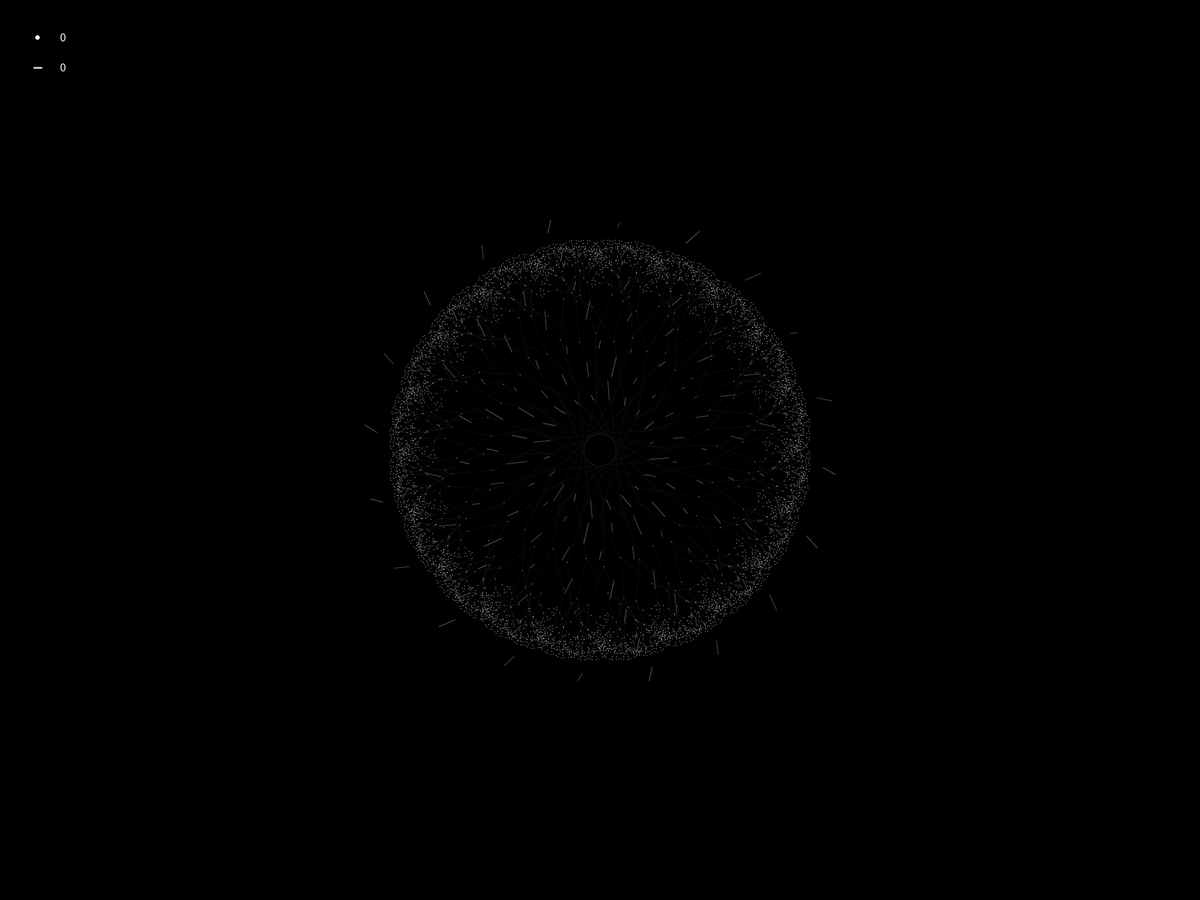
Frame 1 (no input)
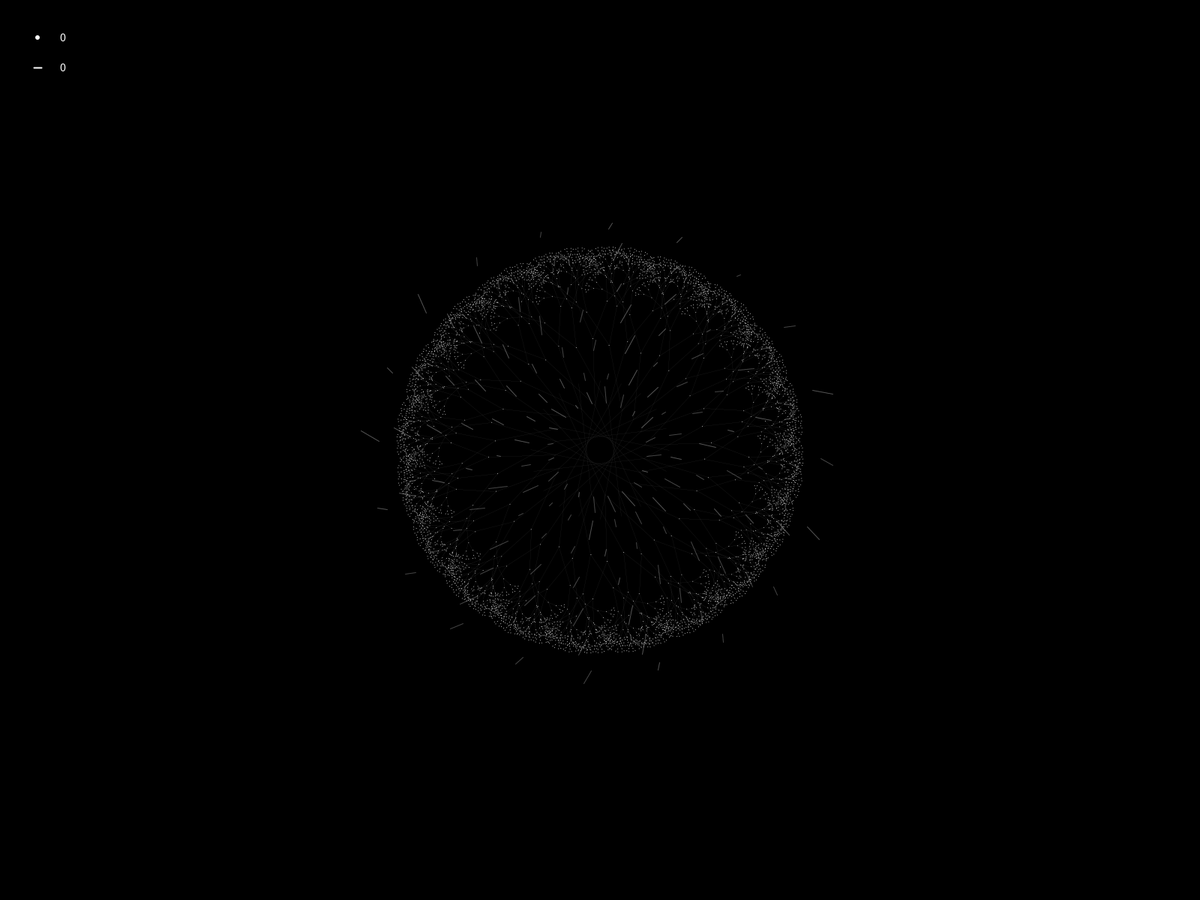
Frame 60 (the mouse pressed at the canvas centre just before this capture)
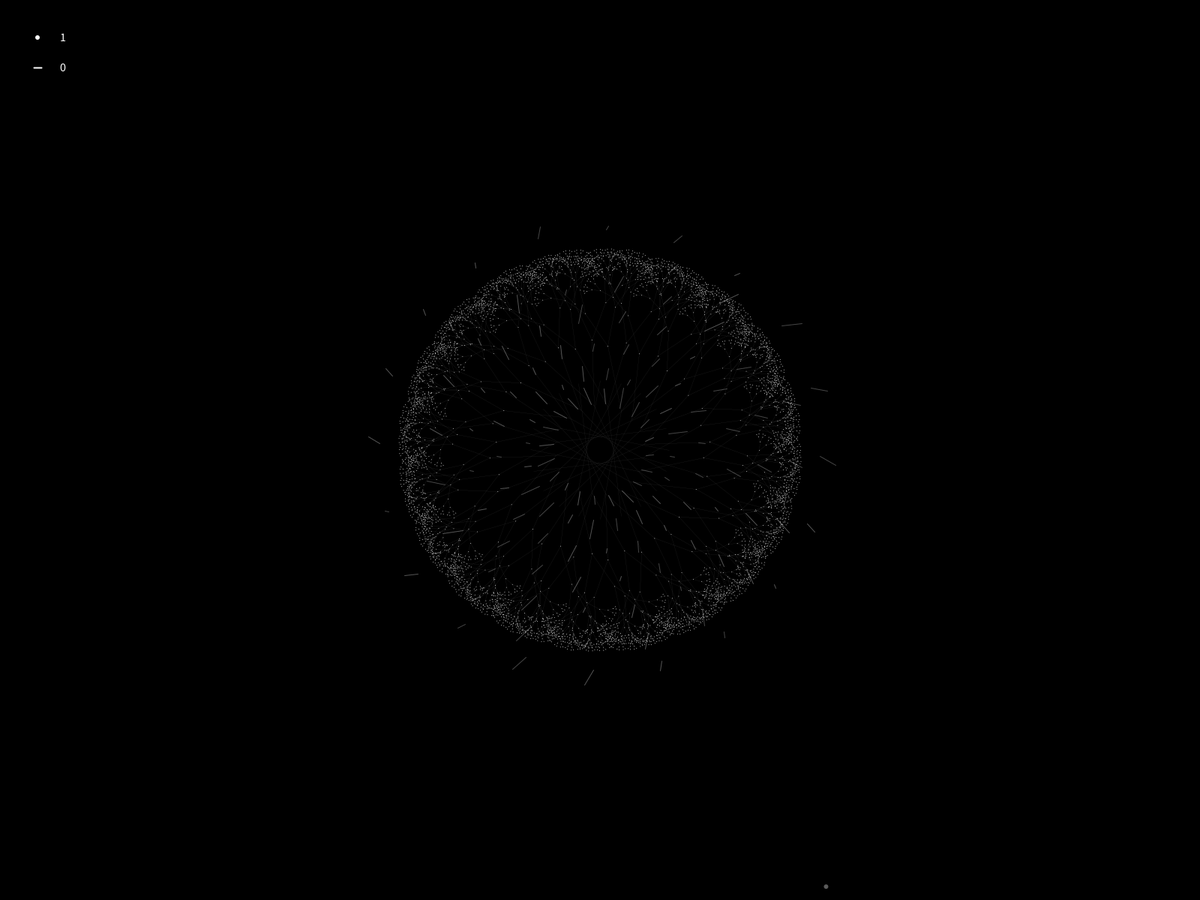
Frame 120 (the mouse held since frame 60 and released just before this capture)

The Processing sketch that drew these frames (run headless with seeded random() and noise(); from frame 60 on, the mouse is pressed at the canvas centre):

// Processing sketch: pufferFish
// ── pufferFish.pde
//참고 코드 open processing - dancing trees by Sophia Wood
//부분적으로 chatGPT 사용, 해당 코드 위 표시


Ball ball;
SpikeManager spikeManager;

ArrayList<Ball> balls = new ArrayList<>();
ArrayList<Line> lines = new ArrayList<>();
ArrayList<Spike> spikes = new ArrayList<>();

float t, angle; //t를 활용해 시간의 변화값 받음
float n; //중심 패턴의 반복 횟수
float v2, v3;
int ballCount = 0;
int lineCount = 0;

void setup() {
  fullScreen();
  background(0);
  n = 20;

  //AI생성, 중앙 패턴에 시간에 따라 반복되는 애니메이션을 주고자 함
  float sineValue = sin(PI * (millis() / 5000.0));
  t = (0.06 * sineValue + 0.4) / 1.8;
  spikeManager = new SpikeManager();
}

void draw() {
  fullScreen();
  background(0);
  drawPattern();

  //AI생성, 중앙 패턴에 시간에 따라 반복되는 애니메이션을 주고자 함
  float sineValue = sin(PI * (millis() / 5000.0));
  t = (0.06 * sineValue + 0.4) / 1.8;

  for (int i = 0; i < balls.size(); i++) {
    Ball b = balls.get(i);
    b.update();
    b.bound();
    b.display();
  }
  for (int i = 0; i < lines.size(); i++) {
    Line l = lines.get(i);
    l.update();
    l.bound();
    l.display();
  }

  pushMatrix();
  translate(width / 2, height / 2);
  displayUI();
  popMatrix();

  spikeManager.displaySpikes();

  if (ballCount >= 30) {
    resetSketch();
  }
}

//AI 생성, ballCount 30 도달 시 리셋되도록
void resetSketch() {
  balls.clear();
  lines.clear();
  ballCount = 0;
  lineCount = 0;
  spikeManager = new SpikeManager();
}

//dancing trees by Sophia Wood 코드 참고
void drawTree() {
  v2 = 4 * sin(t / n);
  v3 = 9;
  strokeWeight(2);
  fractal(width / 6, -1 + -1 * sin(t));
}

void fractal(float len, float refl) {
  float tmp = len * refl;
  strokeWeight(0.15);
  stroke(255, 255, 255, 80);
  line(0, 0, 0, min(-10, tmp));
  translate(0, tmp);
  if (len > v3) {
    pushMatrix();
    rotate(angle - angle * v2);
    fractal(len * 0.6, refl);
    noStroke();
    fill(255);
    ellipse(0, 0, 2, 2);
    popMatrix();

    pushMatrix();
    rotate(-angle + angle * v2);
    fractal(len * 0.6, refl);
    noStroke();
    fill(255);
    ellipse(0, 0, 2, 2);
    popMatrix();
  }
}

//클릭 시 절반 확률로 원형 또는 직선이 상단 중앙 또는 하단 중앙에서 생성됨
void mousePressed() {
  if (random(1) > 0.5) {
    float speed = random(5, 10);
    float rad = 3;
    if (random(1) > 0.5) {
      Ball newBall = new Ball(width / 2, 0, speed, rad);
      balls.add(newBall);
      ballCount++;
    } else {
      Ball newBall = new Ball(width / 2, height - rad, speed, rad);
      balls.add(newBall);
      ballCount++;
    }
  } else {
    float lineLength = 16;
    float lineSpeed = random(5, 10);
    if (random(1) > 0.5) {
      Line newLine = new Line(width / 2, 0, lineLength, lineSpeed);
      lines.add(newLine);
      lineCount++;
    } else {
      Line newLine = new Line(width / 2, height - lineLength, lineLength, lineSpeed);
      lines.add(newLine);
      lineCount++;
    }
  }
}

//화면 좌측 상단에 array에 있는 요소를 띄움
void displayUI() {
  pushMatrix();
  translate(- width / 2 + 50, - height / 2 + 50);
  int uiX = 0;
  int uiY = 0;
  int uiSpacing = 40;

  fill(255);
  textSize(16);
  noStroke();
  textAlign(LEFT);
  ellipse(uiX, uiY, 6, 6);

  text(ballCount, uiX + 30, uiY + 5);

  stroke(255);
  strokeWeight(2);
  line(uiX - 5, uiY + uiSpacing, uiX + 5, uiY + uiSpacing);
  noStroke();
  fill(255);
  text(lineCount, uiX + 30, uiY + uiSpacing + 5);
  popMatrix();
}

//AI생성, 중심으로부터 뻗어나가는 형상을 만들기 위해 도움을 받음
void drawSpikes(float scaleValue) {
  float spikeCount = int(random(4, 6));
  float maxSpikeLength = 60;
  //지름의 범위
  float minRadius = 10;
  float maxRadius = 600;

  //최대 지름에 도달할 때까지 90씩 지름 늘려서 추가함
  for (float radius = minRadius; radius <= maxRadius; radius += 90) {
    float spikeLength = random(10, maxSpikeLength);
    for (int i = 0; i < spikeCount; i++) {
      pushMatrix();

      //가시의 회전각 설정
      float angle = 180;
      //가시 그릴 위치
      float x = cos(angle) * radius;
      float y = sin(angle) * radius;

      translate(x, y);
      stroke(255, 255, 255, 20);
      strokeWeight(2);
      line(0, 0, 0, -spikeLength);
      popMatrix();
    }
  }
}


void drawPattern() {
  pushMatrix();
  translate(width / 2, height / 2);
  angle = radians(23) + radians(180) * sin(t / 50);

  background(0, 0, 0, 10);
  //AI생성, 시간에 따라 중심 원형 패턴의 scale값을 변화시킴
  float scaleValue = map(sin(t * 0.5), -1, 1, 0.3, 0.6);

  for (int i = 0; i < n; i++) {
    pushMatrix();
    scale(scaleValue);
    rotate(radians(360 / n * i));

    float radius = sin(PI * (millis() / 5000.0));
    translate(0, 200);
    rotate(t);

    drawTree();

    pushMatrix();
    drawSpikes(scaleValue);
    popMatrix();

    popMatrix();
  }
  popMatrix();
}

//마우스 인터랙션에 의해 생성된 도형이 충돌 했을 때 생성되는 가시
void addSpikeOnCollision() {
  spikeManager.generateSpikes();
}

// ── class.pde

class Ball {
  float x, y;
  float vx, vy;
  float rad;

  Ball(float x, float y, float speed, float rad) {
    this.x = x;
    this.y = y;
    this.rad = rad;
    //AI생성, 랜덤한 방향으로 공이 튀어나가도록 함
    float deg = random(360);
    vx = speed * cos(radians(deg));
    vy = speed * sin(radians(deg));
  }

  void update() {
    x += vx;
    y += vy;
  }

  void bound() {
    if (x - rad < 0 || x + rad > width) {
      vx *= -1;
      if (x - rad < 0)
        x = rad;
      if (x + rad > width)
        x = width - rad;
    }
    if (y - rad < 0 || y + rad > height) {
      vy *= -1;
      if (y - rad < 0)
        y = rad;
      if (y + rad > height)
        y = height - rad;
    }
    //AI생성, 중심 패턴에서의 공 충돌을 해결하기 위함
    else if (dist(x, y, width / 2, height / 2) < 350) {
      vx *= -1;
      vy *= -1;

      //충돌 시 새로운 가시 생성
      addSpikeOnCollision();
    }
  }

  void display() {
    noStroke();
    fill(255, 90);
    circle(x, y, rad * 2);
  }
}

class Line {
  float x, y;
  float vx, vy;
  float length;

  Line(float x, float y, float length, float speed) {
    this.x = x;
    this.y = y;
    float deg = random(360);
    //AI생성, 랜덤한 방향으로 라인이 튀어나가도록 함
    vx = speed * cos(radians(deg));
    vy = speed * sin(radians(deg));
    this.length = length;
  }

  void update() {
    x += vx;
    y += vy;
  }

  void bound() {
    if (x < 0 || x > width) {
      vx *= -1;
      if (x < 0) x = 0;
      if (x > width) x = width;
    }
    if (y < 0 || y > height) {
      vy *= -1;
      if (y < 0) y = 0;
      if (y > height) y = height;
    }
    //AI생성, 중심 패턴에서의 공 충돌을 해결하기 위함
    else if (dist(x, y, width / 2, height / 2) < 350) {
      vx *= -1;
      vy *= -1;
    }
  }

  void display() {
    stroke(255);
    strokeWeight(1);
    line(x, y, x + length * cos(radians(45)), y + length * sin(radians(45)));
  }
}

//공이 중앙 패턴에 충돌했을 때 생기는 가시
class Spike {
  float x, y;
  float angle;
  float length;
  float radius;

  Spike(float radius, float angle, float length) {
    this.radius = radius;
    this.angle = angle;
    this.length = length / 2;

    //AI 생성, 클릭 인터랙션 원이 중앙에 충돌할 때 생성되는 가시의 위치
    if (random(1) > 0.5) {
      this.x = cos(angle) * radius / 2;
    } else {
      this.x = cos(angle) * radius / 3;
    }
    if (random(1) > 0.5) {
      this.y = sin(angle) * radius / 2;
    } else {
      this.y = sin(angle) * radius / 3;
    }
  }

  void display() {
    float scaleValue = map(sin(t * 0.5), -1, 1, 0.3, 0.6);

    pushMatrix();
    translate(width / 2, height / 2);
    scale(scaleValue * 2);
    stroke(255, 255, 255, 40);
    strokeWeight(1);
    line(x, y, x + cos(angle) * length, y + sin(angle) * length);
    popMatrix();
  }
}


//AI생성, 기존 가시 위치와 유사한 위치에 새 가시를 만들기 위함
class SpikeManager {
  ArrayList<Spike> spikes;
  int spikeCount;

  SpikeManager() {
    spikes = new ArrayList<Spike>();
    spikeCount = 0;
  }

  void generateSpikes() {
    float minRadius = 10;      
    float maxRadius = 600;    
    float radiusStep = 90;      
    int spikeCountPerRing = int(random(2, 4)); 

    for (float radius = minRadius; radius <= maxRadius; radius += radiusStep) {
      for (int i = 0; i < spikeCountPerRing; i++) {
        float angle = random(TWO_PI);         
        float spikeLength = random(10, 60);  

        Spike newSpike = new Spike(radius, angle, spikeLength);
        spikes.add(newSpike);
      }
    }
  }

  void displaySpikes() {
    for (Spike s : spikes) {
      s.display();
    }
  }
}
